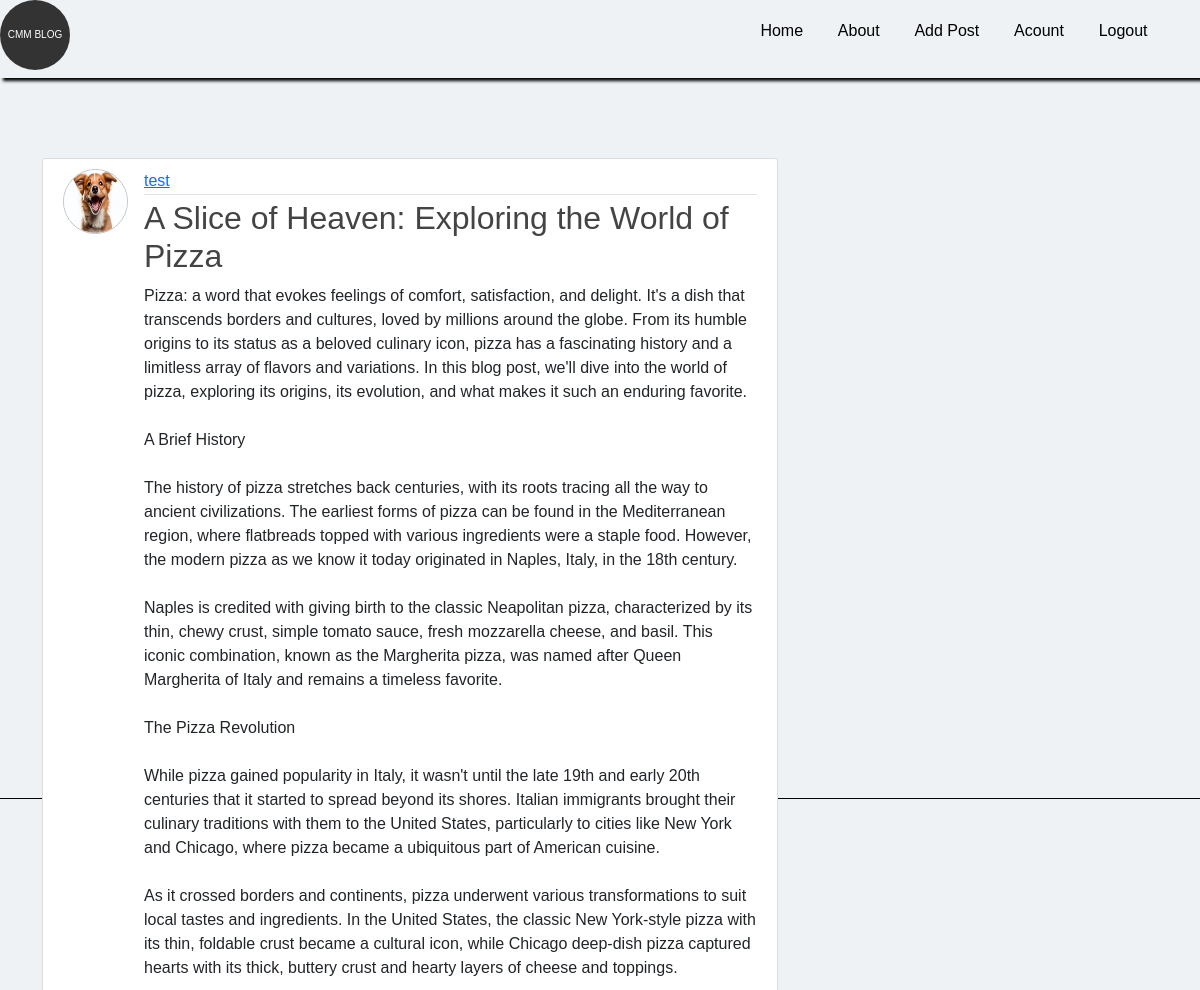
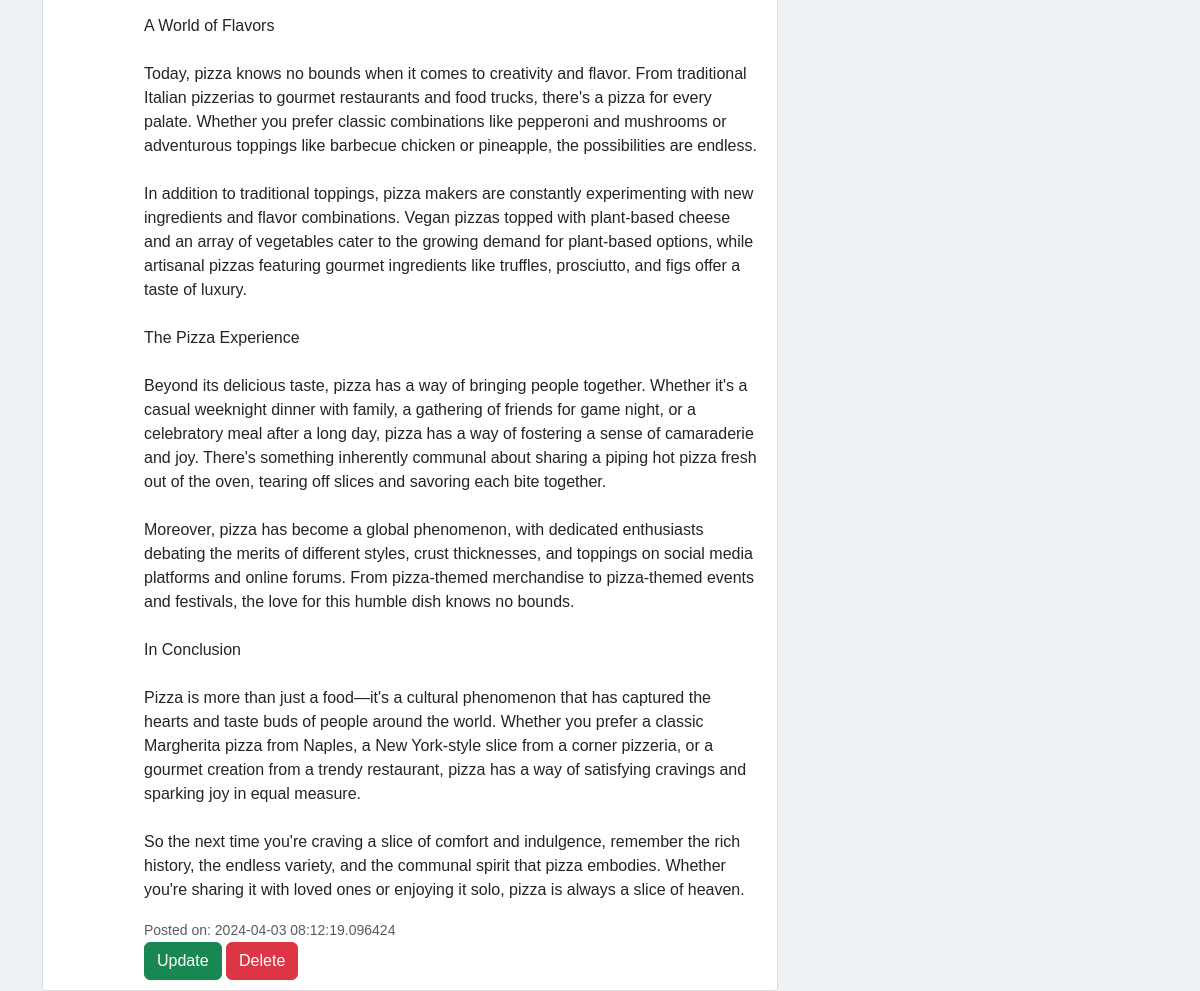
Screenshot of /post/1 (signed in) with the database file from the repository (2 pictures, top to bottom).
### flaskblog/modules.py (models this page shows, shortened)
class User(db.Model,UserMixin):
    id = db.Column(db.Integer, primary_key=True)
    username = db.Column(db.String(20), unique=True, nullable=False)
    email = db.Column(db.String(120), unique=True, nullable=False)
    image_file = db.Column(db.String(20), nullable=False, default='default.jpg')
    password = db.Column(db.String(60), nullable=False)
    post = db.relationship('Post',backref='author',lazy=True, cascade='all, delete-orphan')

class Post(db.Model):
    id = db.Column(db.Integer, primary_key=True)
    title = db.Column(db.String(100), nullable=False)
    date_posted = db.Column(db.DateTime, nullable=False, default=datetime.utcnow)
    content = db.Column(db.Text(2000), nullable=False)
    user_id = db.Column(db.Integer(), db.ForeignKey('user.id'), nullable=False)

### flaskblog/routes.py (the view)
@app.route("/post/<int:post_id>",methods=['GET','POST'])
@login_required
def post(post_id):
    form = SearchForm()
    post = Post.query.get_or_404(post_id)
    return render_template('post.html',post=post)

### flaskblog/modules.py (called while the page is built)
@login_manager.user_loader
def load_user(user_id):
    return User.query.get(int(user_id))

### flaskblog/templates/post.html (shortened to what this page needs)
{% extends "layout.html" %}
{% block body%}
  <div style="height: 80vh;">
    <article class="media content-section">
      <img class="rounded-circle article-img" src="{{ url_for('static', filename='images/' + post.author.image_file) }}">
      <div class="media-body">
        <div class="article-metadata">
          <a class="mr-2" href="{{ url_for('user_posts', username=post.author.username) }}">{{ post.author.username }}</a>
        </div>
        <h2 class="article-title">{{ post.title }}</h2>
        <p class="article-content">{{ post.content }}</p>
        <small class="text-muted">Posted on: {{ post.date_posted }}</small>
        {% if post.author == current_user %}
          <div>
            <a class="btn btn-success btb-sm" href="{{url_for('update_post',post_id=post.id )}}">Update</a>
            <button type="button" class="btn btn-danger" data-bs-toggle="modal" data-bs-target="#deleteModal">Delete</button>
          </div>
        {% endif%}
      </div>
    </article>
  </div>
{% endblock %}

### flaskblog/static/main.css (style rules this page uses)
* { margin: 0; padding: 0; box-sizing: border-box; font-family: sans-serif; }
body { background: rgb(239, 242, 245); }
h1, h2, h3, h4, h5, h6 { color: #444444; }
.content-section { background: #ffffff; padding: 10px 20px; border: 1px solid #dddddd; border-radius: 3px; margin-bottom: 20px; }
.article-title { color: #444444; }
.article-content { white-space: pre-line; }
.article-img { height: 65px; width: 65px; margin-right: 16px; }
.article-metadata { padding-bottom: 1px; margin-bottom: 4px; border-bottom: 1px solid #e3e3e3 }
.media { display: flex; }
.media img { border: 1px solid rgb(192, 192, 198); }

### rows the page displays
User: image_file (placeholder picture), author.username "test"
Post: title "A Slice of Heaven: Exploring the World of Pizza", content "Pizza: a word that evokes feelings of comfort, satisfaction, and delight. It's a dish that transcends borders and cultures, loved by millions around the globe. From its humble origins to its status as a beloved culinary icon, pizza has a fascinating history and a limitless array of flavors and variations. In this blog post, we'll dive into the world of pizza, exploring its origins, its evolution, and what makes it such an enduring favorite. A Brief History The history of pizza stretches back centuries, with its roots tracing all the way to ancient civilizations. The earliest forms of pizza can be found in the Mediterranean region, where flatbreads topped with various ingredients were a…", date_posted "2024-04-03 08:12:19.096424"
